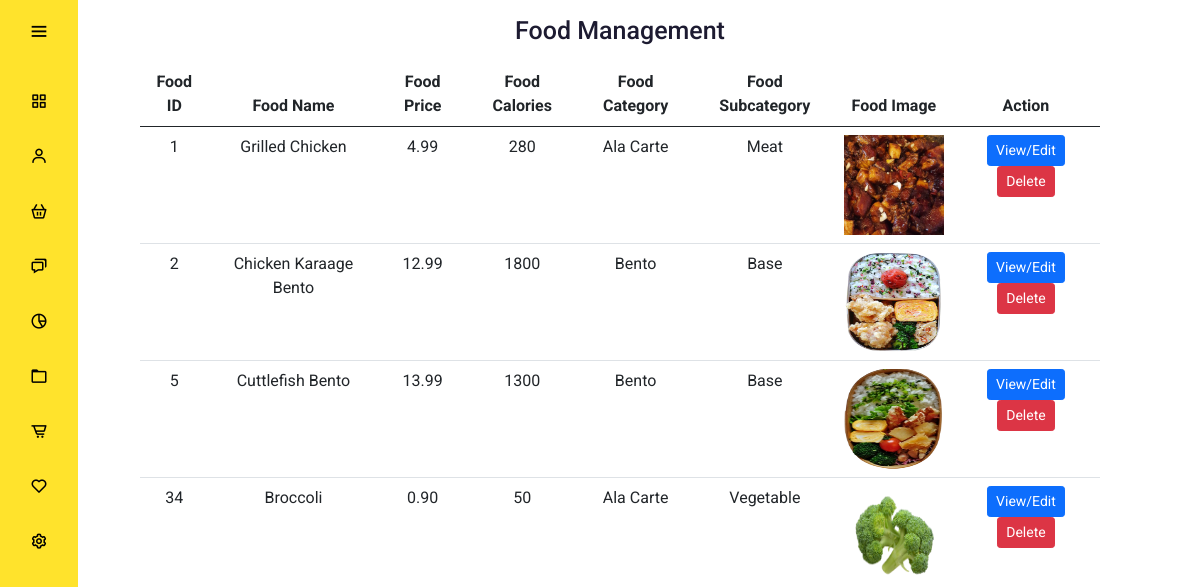
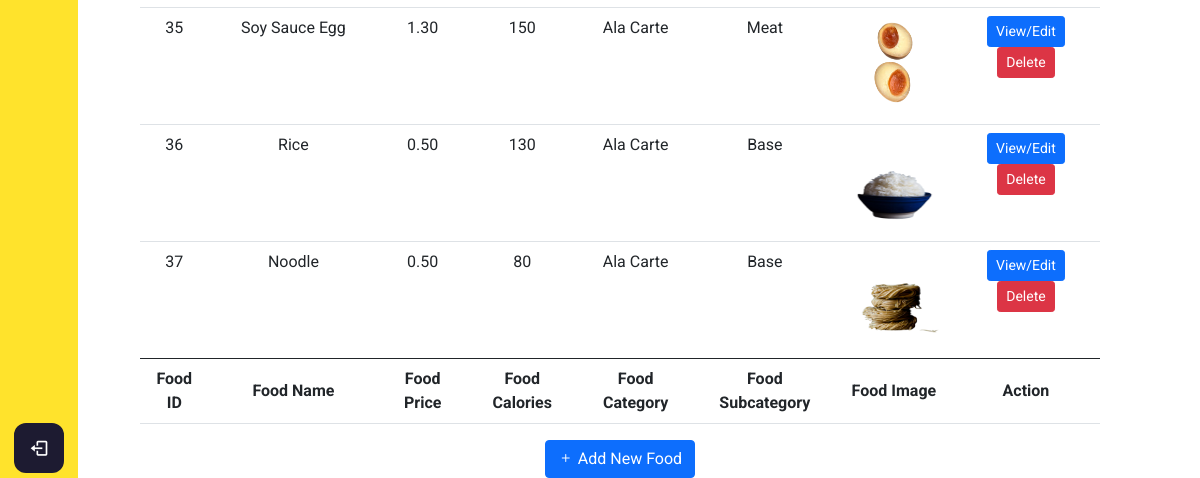
Before: /admin/test.php with the older database file (2 pictures, top to bottom).
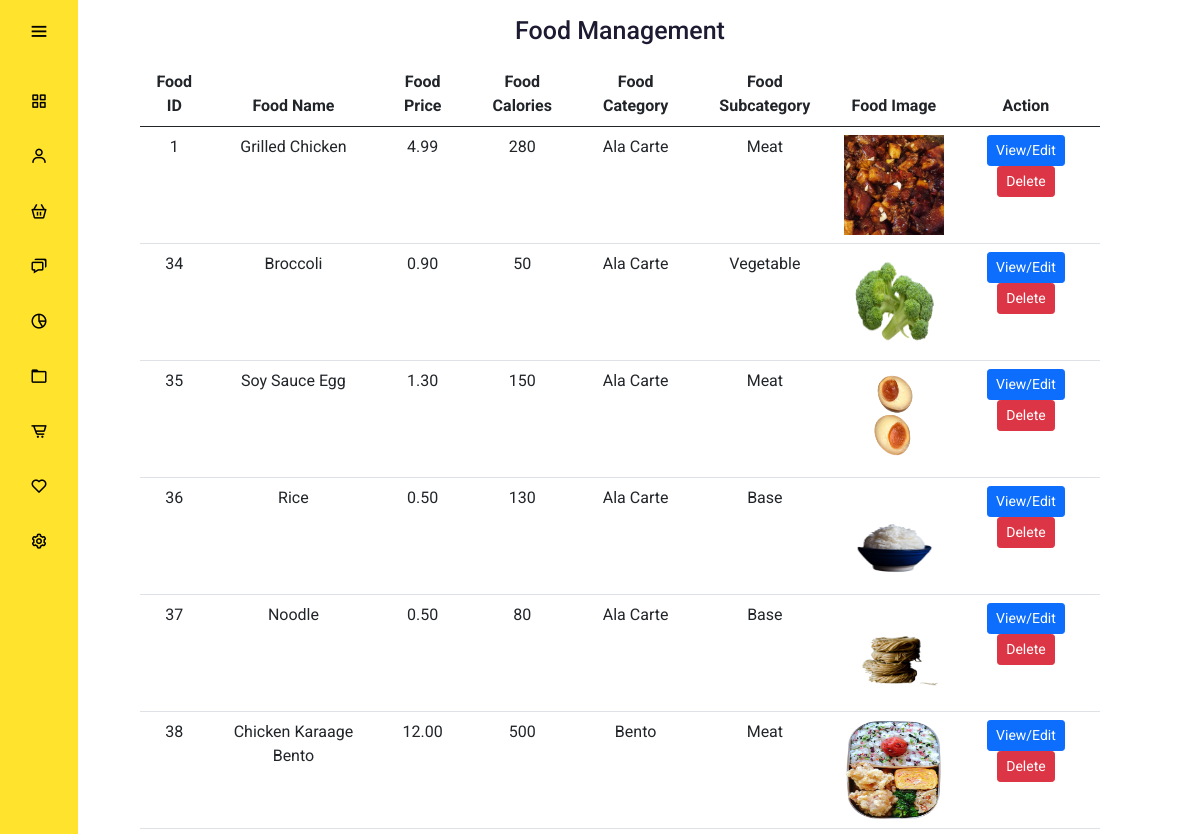
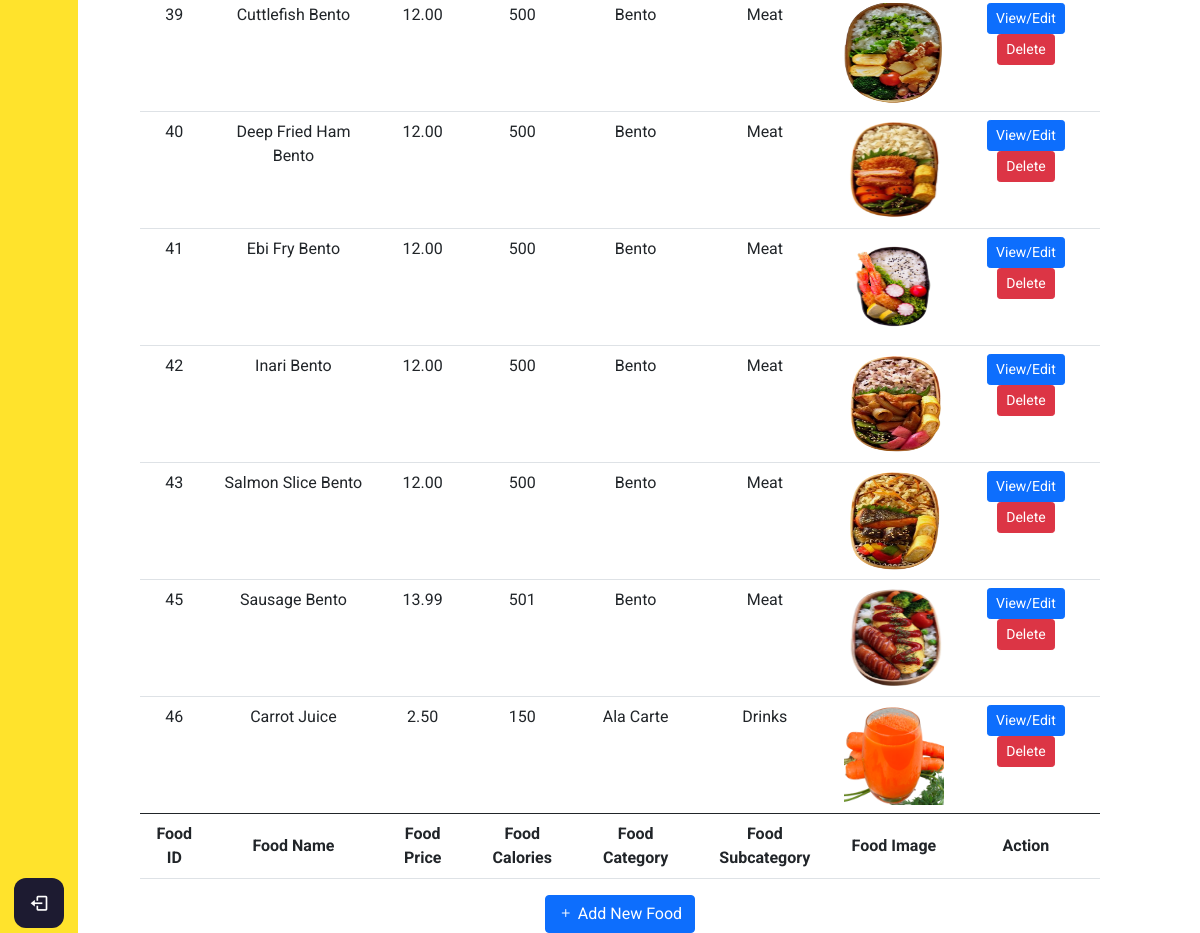
After: the same page with the newer database file (2 pictures, top to bottom).
### tables this page shows
CREATE TABLE `food` (
  `food_id` int(11) NOT NULL,
  `food_name` varchar(255) NOT NULL,
  `food_category` varchar(128) NOT NULL,
  `food_subcategory` varchar(128) NOT NULL,
  `food_healthierchoice` smallint(6) DEFAULT '0',
  `food_vegan` smallint(6) DEFAULT NULL,
  `food_price` decimal(10,2) NOT NULL,
  `food_calories` int(11) NOT NULL,
  `food_img` varchar(256) DEFAULT NULL
);

### config/db.php (called while the page is built, shortened)
<?php
class DB {
  protected static $mdb = null;
  public static function getMDB() {
    $mdb = DB::$mdb;
    if ($mdb === null) {
      $mdb = DB::$mdb = new MeekroDB();
    }
    $mdb->sync_config();
    return $mdb;
  }
  public static function query() { $args = func_get_args(); return call_user_func_array(array(DB::getMDB(), 'query'), $args); }
}
class MeekroDB {
  public $encoding = 'latin1';
  public $connect_options = array(MYSQLI_OPT_CONNECT_TIMEOUT => 30);
  public $internal_mysql = null;
  public function __construct($host=null, $user=null, $password=null, $dbName=null, $port=null, $encoding=null, $socket=null)  {
    if ($encoding === null) $encoding = DB::$encoding;
    $this->encoding = $encoding;
  }
  public function get() {
    $mysql = $this->internal_mysql;
    if (!($mysql instanceof MySQLi)) {
      $mysql = new mysqli();
      foreach ($this->connect_options as $key => $value) {
        $mysql->options($key, $value);
      }
      $mysql->set_charset($this->encoding);
      $this->internal_mysql = $mysql;
    }
    return $mysql;
  }
  protected function preparseQueryParams() {
    $args = func_get_args();
    $sql = trim(strval(array_shift($args)));
    $args_all = $args;
    if (count($args_all) == 0) return array($sql);
    $chunkyQuery = array();
    return $chunkyQuery;
  }
  public function parseQueryParams() {
    $args = func_get_args();
    $chunkyQuery = call_user_func_array(array($this, 'preparseQueryParams'), $args);
    $query = '';
    foreach ($chunkyQuery as $chunk) {
      if (is_string($chunk)) {
        $query .= $chunk;
        continue;
      }
      $result = '';
      $query .= $result;
    }
    return $query;
  }
  protected function prependCall($function, $args, $prepend) { array_unshift($args, $prepend); return call_user_func_array($function, $args); }
  public function query() { $args = func_get_args(); return $this->prependCall(array($this, 'queryHelper'), $args, 'assoc'); }
  protected function queryHelper() {
    $args = func_get_args();
    $type = array_shift($args);
    $db = $this->get();
    $is_buffered = true;
    $row_type = 'assoc';
    $full_names = false;
    $sql = call_user_func_array(array($this, 'parseQueryParams'), $args);
    $result = $db->query($sql, $is_buffered ? MYSQLI_STORE_RESULT : MYSQLI_USE_RESULT);
    $return = array();
    while ($row = ($row_type == 'assoc' ? $result->fetch_assoc() : $result->fetch_row())) {
      $return[] = $row;
    }
    return $return;
  }
}
?>

### admin/test.php (the view, shortened to what the changed rows need)
<?php
include "../config/db.php";
?>
<!DOCTYPE html>
<html lang="en" dir="ltr">
  <head>
    <link rel="stylesheet" href="adminstyle.css">
    <link href='https://unpkg.com/boxicons@2.0.7/css/boxicons.min.css' rel='stylesheet'>
    <link href="https://cdn.jsdelivr.net/npm/bootstrap@5.0.0-beta3/dist/css/bootstrap.min.css" rel="stylesheet">
    <link rel="stylesheet" href="https://cdn.jsdelivr.net/npm/bootstrap-icons@1.4.1/font/bootstrap-icons.css">
   </head>
<body>
  <div class="home_content">
    <table class="table table-hover">
        <thead>
            <tr>
            <th scope="col">Food ID</th>
            <th scope="col">Food Name</th>
            <th scope="col">Food Price</th>
            <th scope="col">Food Calories</th>
            <th scope="col">Food Category</th>
            <th scope="col">Food Subcategory</th>
            <th scope="col">Food Image</th>
            <th scope="col">Action</th>
            </tr>
        </thead>
        <tbody>
        <?php
        $getFoodQuery = DB::query("SELECT * FROM food");
        foreach($getFoodQuery as $getFoodResult){
        ?>
            <tr class="fooddata fooddata<?php echo $getFoodResult['food_id']; ?>">
              <td class="foodid"><?php echo $getFoodResult['food_id']; ?></td>
              <td class="foodname"><?php echo ucwords($getFoodResult['food_name']); ?></td>
              <td class="foodname"><?php echo $getFoodResult['food_price']; ?></td>
              <td class="foodcalories"><?php echo $getFoodResult['food_calories']; ?></td>
              <td class="foodcategory"><?php echo ucwords($getFoodResult['food_category']); ?></td>
              <td class="foodsubcategory"><?php echo ucwords($getFoodResult['food_subcategory']); ?></td>
              <td class="foodsimg"><img src="<?php echo $getFoodResult['food_img']; ?>"></td>
              <td><button type="button" class="btn btn-primary btn-sm editFood" id="editFood" value="editFood" data-id="<?php echo $getFoodResult['food_id']; ?>" data-bs-toggle="modal" data-bs-target="#foodinfo<?php echo $getFoodResult['food_id']; ?>" >View/Edit</button>
                  <button type="button" class="btn btn-danger btn-sm deleteFood" data-id="<?php echo $getUserResult['food_id']; ?>" data-name="<?php echo $getFoodResult['food_name']; ?>">Delete</button>
              </td>
            </tr>
        <?php
        }
        ?>
        </tbody>
        <tfoot>
          <tr>
            <th scope="col">Food ID</th>
            <th scope="col">Food Name</th>
            <th scope="col">Food Price</th>
            <th scope="col">Food Calories</th>
            <th scope="col">Food Category</th>
            <th scope="col">Food Subcategory</th>
            <th scope="col">Food Image</th>
            <th scope="col">Action</th>
          </tr>
        </tfoot>
    </table>
  </div>
</body>
</html>

Changed rows visible on the page:
removed food: food_id "2", food_name "Chicken Karaage Bento", food_price "12.99", food_calories "1800", food_category "Bento", food_subcategory "Base"
removed food: food_id "5", food_name "Cuttlefish Bento", food_price "13.99", food_calories "1300", food_category "Bento", food_subcategory "Base"
added food: food_id "38", food_name "Chicken Karaage Bento", food_price "12.00", food_calories "500", food_category "Bento", food_subcategory "Meat", food_img (picture)
added food: food_id "39", food_name "Cuttlefish Bento", food_price "12.00", food_calories "500", food_category "Bento", food_subcategory "Meat", food_img (picture)
added food: food_id "40", food_name "Deep Fried Ham Bento", food_price "12.00", food_calories "500", food_category "Bento", food_subcategory "Meat", food_img (picture)
added food: food_id "41", food_name "Ebi Fry Bento", food_price "12.00", food_calories "500", food_category "Bento", food_subcategory "Meat", food_img (picture)
added food: food_id "42", food_name "Inari Bento", food_price "12.00", food_calories "500", food_category "Bento", food_subcategory "Meat", food_img (picture)
added food: food_id "43", food_name "Salmon Slice Bento", food_price "12.00", food_calories "500", food_category "Bento", food_subcategory "Meat", food_img (picture)
added food: food_id "45", food_name "Sausage Bento", food_price "13.99", food_calories "501", food_category "Bento", food_subcategory "Meat", food_img (picture)
added food: food_id "46", food_name "Carrot Juice", food_price "2.50", food_calories "150", food_category "Ala Carte", food_subcategory "Drinks", food_img (picture)
